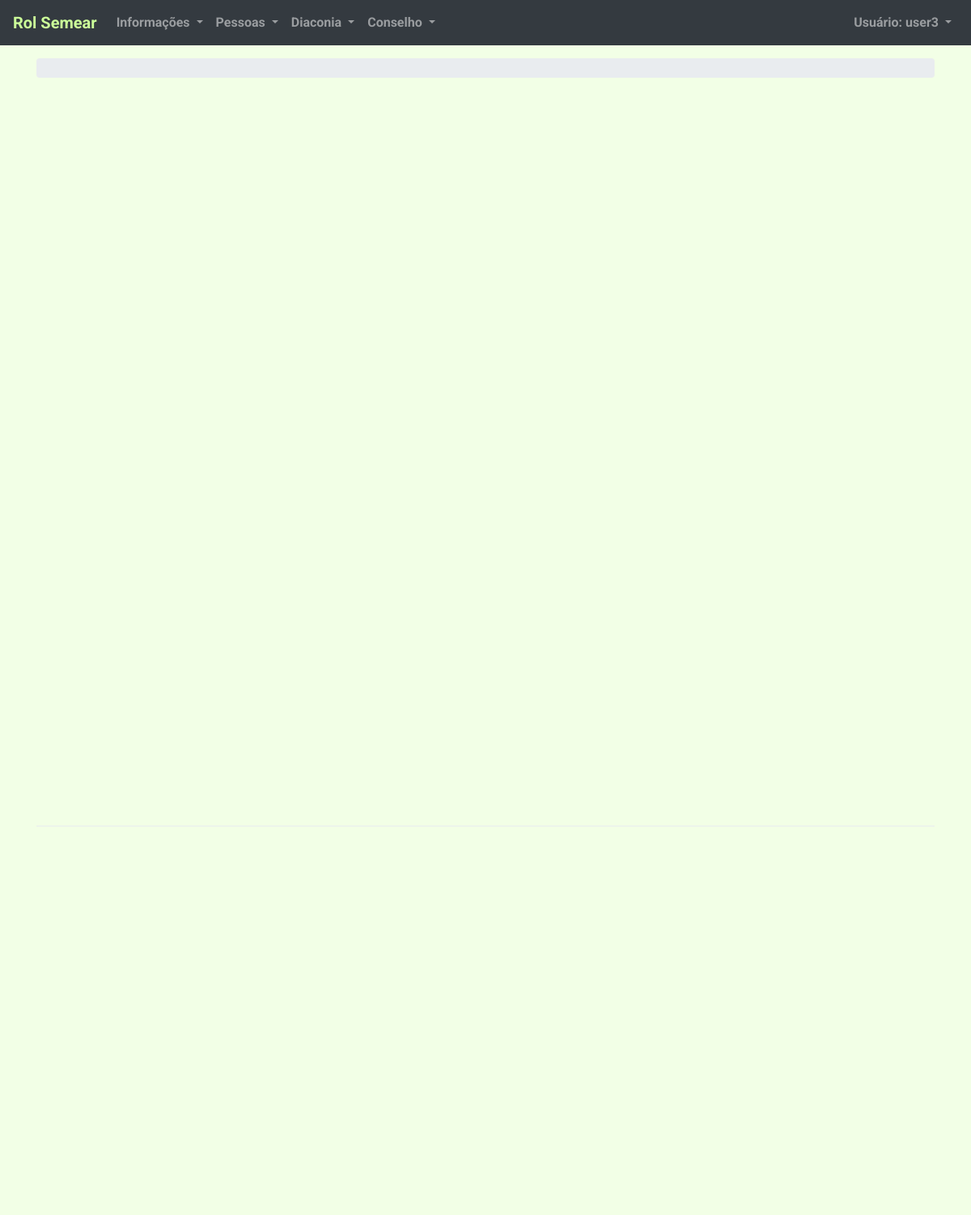
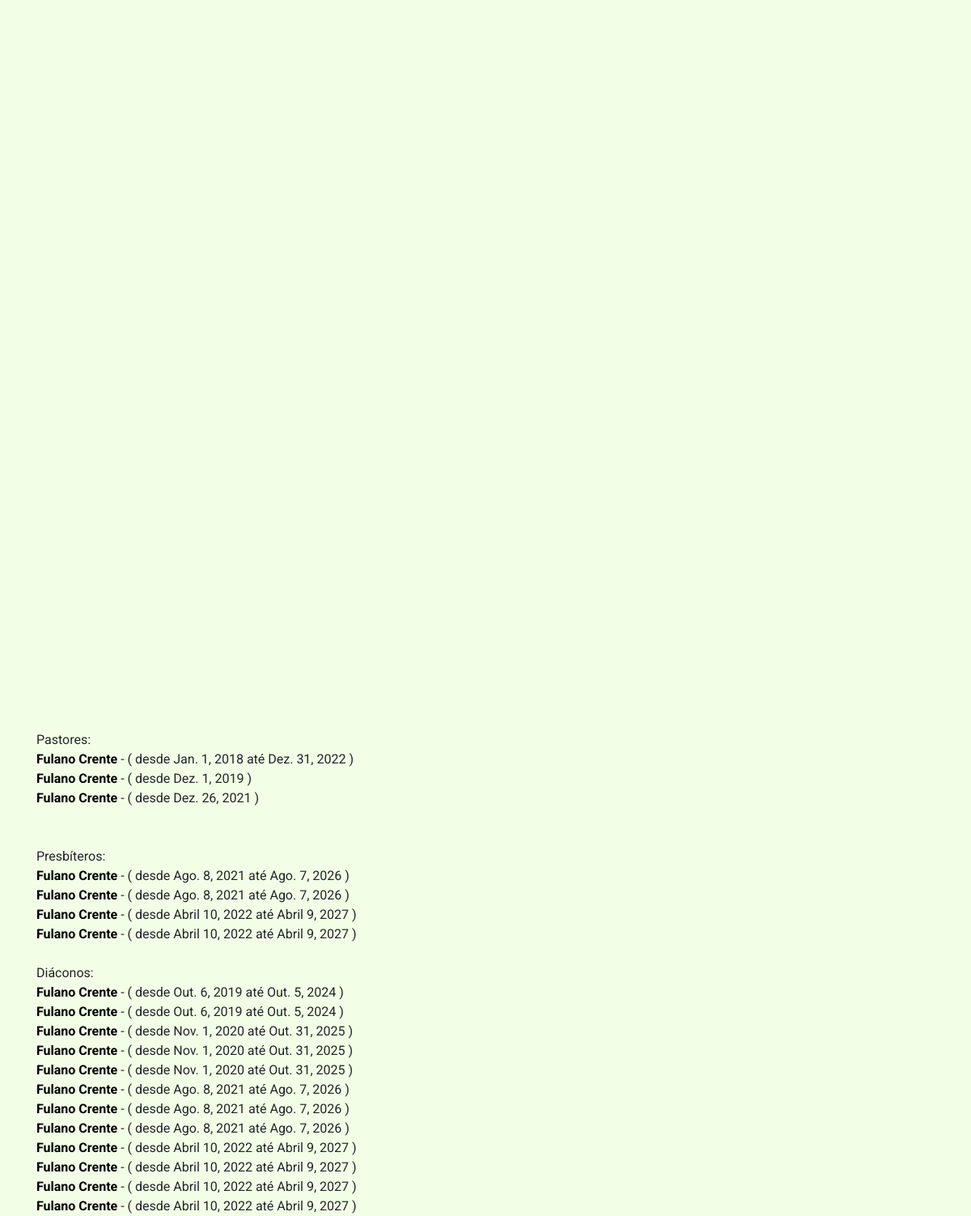
Screenshot of / (signed in) with the database file from the repository (2 pictures, top to bottom).
### rol/models.py (models this page shows, shortened)
class Oficialato(models.Model):
    pessoa = models.ForeignKey(Pessoa, related_name='oficial', on_delete=models.DO_NOTHING)
    cargo_atual = models.CharField(max_length=256, choices=[
                                                ('diacono','Diácono'),
                                                ('diacono_disp','Diácono em disponibilidade'),
                                                ('pastor_aux','Pastor Auxiliar'),
                                                ('pastor_evang','Pastor Evangelista'),
                                                ('pastor_titular','Pastor Titular'),
                                                ('presbitero','Presbítero'),
                                                ('presbitero_disp','Presbítero em disponibilidade'),
                                                ('presb_diac_disp','Presbítero/Diácono em disponibilidade'),
                                                ('licenciado','Licenciado'),
                                            ])
    data_inicio_mandato = models.DateField(null=True,blank=True)
    data_fim_mandato = models.DateField(null=True,blank=True)
    ordenacao_historico = models.CharField(max_length=256,  choices=[
                                                ('diaconato','Diaconato'),
                                                ('diaconato_presbiterato','Diaconato e Presbiterato'),
                                                ('diaconato_pastorado','Diaconato e Pastorado'),
                                                ('diaconato_presbiterato_pastorado','Diaconato, Presbiterato e Pastorado'),
                                                ('pastorado','Pastorado'),
                                                ('presbiterato','Presbiterato'),
                                                ('presbiterato_pastorado','Presbiterato e Pastorado'),
                                            ])
    ativo = models.BooleanField(default=False)

class Pessoa(models.Model):
    def pic_pessoa_id(self, filename):
        return 'pics/{0}'.format(self.id)
    nome = models.CharField(max_length=256)
    nome_ascii = models.CharField(max_length=256, null=True,blank=True)
    apelido = models.CharField(max_length=256, null=True,blank=True)
    sexo = models.CharField(max_length=1, choices=[('M','Masculino'),('F','Feminino')], null=True,blank=True)
    comungante = models.NullBooleanField(null=True,blank=True)
    categoria = models.ForeignKey(Categoria, related_name='pessoas', null=True,blank=True, on_delete=models.DO_NOTHING)
    foto = models.ImageField(upload_to=pic_pessoa_id, null=True,blank=True)
    pai = models.ForeignKey('self', related_name='filhos_p', null=True,blank=True, on_delete=models.DO_NOTHING)
    mae = models.ForeignKey('self', related_name='filhos_m', null=True,blank=True, on_delete=models.DO_NOTHING)
    chefe_familia = models.ForeignKey('self', related_name='membros_da_familia', null=True,blank=True, on_delete=models.DO_NOTHING)
    pai_biologico = models.ForeignKey('self', related_name='filhos_biologicos_p', null=True,blank=True, on_delete=models.DO_NOTHING)
    mae_biologica = models.ForeignKey('self', related_name='filhos_biologicos_m', null=True,blank=True, on_delete=models.DO_NOTHING)
    data_nascimento = models.DateField(null=True,blank=True)
    data_falecimento = models.DateField(null=True,blank=True)
    forma_admissao_pretendida = models.ForeignKey(TipoAdmissao, related_name='pessoas', null=True,blank=True, on_delete=models.DO_NOTHING)
    entrevista_admissao_realizada = models.NullBooleanField(null=True,blank=True)
    carta_transferencia_requisitada = models.NullBooleanField(null=True,blank=True)
    cpf = models.CharField(max_length=14, null=True,blank=True)
    rg = models.CharField(max_length=30, null=True,blank=True)
    estado_civil = models.ForeignKey(TipoEstadoCivil, related_name='pessoas', null=True,blank=True, on_delete=models.DO_NOTHING)
    conjuge = models.ForeignKey('self', related_name='pessoa_conjuge', null=True,blank=True, on_delete=models.DO_NOTHING)
    nao_conjuge = models.ForeignKey('self', related_name='pessoa_nao_conjuge', null=True,blank=True, on_delete=models.DO_NOTHING)
    estado_civil_complemento = models.ForeignKey(TipoEstadoCivilComplemento, related_name='pessoas', null=True,blank=True, on_delete=models.DO_NOTHING)
    data_inicio_relacionamento = models.DateField(null=True,blank=True)
    igreja_origem = models.ForeignKey(Igreja, related_name='pessoas', null=True,blank=True, on_delete=models.DO_NOTHING)
    batismo_quando = models.CharField(max_length=256, null=True,blank=True)
    batismo_onde = models.CharField(max_length=256, null=True,blank=True)
    profissao_fe_quando = models.CharField(max_length=256, null=True,blank=True)
    profissao_fe_onde = models.CharField(max_length=256, null=True,blank=True)
    razoes_pedido_admissao = models.TextField(null=True,blank=True)
    observacoes_legado = models.TextField(null=True,blank=True)
    data_pedido_admissao = models.DateField(null=True,blank=True)
    tem_filhos = models.NullBooleanField(null=True,blank=True)
    naturalidade = models.CharField(max_length=256, null=True,blank=True)
    data_update = models.DateField(null=True,blank=True)
    user_update = models.ForeignKey(User, related_name='atualizado_por', null=True, blank=True, on_delete=models.DO_NOTHING)
    rol = models.ForeignKey(Rol, related_name='pessoas_rol', on_delete=models.DO_NOTHING)
    talentos = models.ManyToManyField(Talento,related_name='banco_talentos')
    def __str__(self):
        return self.nome
    class Meta:
        ordering = ['nome_ascii']

### rol/views/informacoes.py (the view, shortened to what this page needs)
# urls.py: url(r'^$', views.home, name='home'),
@login_required
def home(request):
    pastores = Oficialato.objects.filter(ativo=True).filter(cargo_atual__in=['pastor_aux', 'pastor_evang', 'pastor_titular'])
    licenciados = Oficialato.objects.filter(ativo=True).filter(cargo_atual__in=['licenciado'])
    presbiteros = Oficialato.objects.filter(ativo=True).filter(cargo_atual='presbitero')
    diaconos = Oficialato.objects.filter(ativo=True).filter(cargo_atual='diacono')
    tempo = datetime.now() - relativedelta(weeks=6)
    matutino = TurmaFrequencia.objects.get(pk = 1)#matutino
    noturno = TurmaFrequencia.objects.get(pk = 3)#noturno
    f_matutino = Frequencia.objects.filter(turma=matutino,data__gte=tempo).order_by('data')
    freq = []
    tempo_anual = datetime.now() - relativedelta(years=1)
    f_matutino_anual = Frequencia.objects.filter(turma=matutino,data__gte=tempo_anual).order_by('data')
    turmas_ebd = TurmaFrequencia.objects.filter(Q(tipo = 'ebd')|Q(tipo = 'ebdi'))
    freq_anual = []
    for f in f_matutino_anual:
        f.matutino = f.quantidade
        f.dia = f.data.strftime("%d/%m")
        try:
            f_n = Frequencia.objects.get(turma=noturno,data=f.data)
            f.noturno = f_n.quantidade
        except:
            f.noturno = 0
        try:
            fs_ebds = Frequencia.objects.filter(turma__in=turmas_ebd,data=f.data)
            f.ebds = 0
            for x in fs_ebds:
                try:
                    f.ebds = f.ebds+x.quantidade
                except:
                    pass
        except:
            f.ebds = 0
        freq_anual.append(f)
    tempo_ebd = datetime.now() - relativedelta(weeks=4)
    turmas = TurmaFrequencia.objects.filter(tipo = 'ebd').filter( dt_inicio__lte=date.today()).exclude(dt_fim__lte=date.today()).order_by('-id')
    domingos = Frequencia.objects.distinct().filter(turma_id = 5,data__gte=tempo_ebd).order_by('data')
    turmas_i = TurmaFrequencia.objects.filter(tipo = 'ebdi').filter( dt_inicio__lte=date.today()).exclude(dt_fim__lte=date.today()).order_by('-id')
    domingos_i = Frequencia.objects.distinct().filter(turma_id = 6,data__gte=tempo_ebd).order_by('data')
    atas = Ata.objects.all().order_by('data');
    progresso_membresia = []
    datas_membresia = []
    membresia_total = 0
    for ata in atas:
        try:
            admissoes = ata.admitidos.count()
            demissoes = ata.demitidos.count()
            if(1):
                membresia_total = membresia_total + admissoes - demissoes
                ata.data_formatada = ata.data.strftime("%d/%m/%y")
                ata.membresia_total=membresia_total
                progresso_membresia.append(ata)
        except:
            pass
    return render(request, 'home.html', {'progresso_membresia':progresso_membresia,'freq_anual': freq_anual,'freq': freq,'turmas':turmas,'domingos':domingos,'turmas_i':turmas_i,'domingos_i':domingos_i, 'pastores':pastores, 'licenciados':licenciados, 'presbiteros':presbiteros,'diaconos':diaconos})

### templates/home.html (shortened to what this page needs)
{% extends 'base.html' %}
{% block content %}
 <div id="comparativo_cultos_anual" style=" width: 100%; min-height: 450px;"></div>
 <div id="freq_cultos" style=" width: 100%; min-height: 450px;"></div>
<div class="dropdown-divider"></div>
 <div id="freq_ebd" style=" width: 100%; min-height: 450px;"></div>
 <div id="freq_ebdi" style=" width: 100%; min-height: 450px;"></div>
 <div id="membresia" style=" width: 100%; min-height: 450px;"></div>
 <br>
 Pastores:<br>
 {% for p in pastores %}
 {% if perms.rol.add_pessoa %}<a class="loadme" href="{% url 'pessoa' p.pessoa.pk %}">{% endif %} {{p.pessoa}} {% if perms.rol.add_pessoa %}</a>{% endif %}- ( {% if p.data_inicio_mandato is not None %}desde {{p.data_inicio_mandato}} {% endif %} {% if p.data_fim_mandato is not None %}até {{p.data_fim_mandato}} {% endif %})<br>
 {% endfor %}
 <br>
 <br>
 Presbíteros:<br>
 {% for p in presbiteros %}
 {% if perms.rol.add_pessoa %}<a class="loadme" href="{% url 'pessoa' p.pessoa.pk %}">{% endif %} {{p.pessoa}} {% if perms.rol.add_pessoa %}</a>{% endif %}- ( {% if p.data_inicio_mandato is not None %}desde {{p.data_inicio_mandato}} {% endif %} {% if p.data_fim_mandato is not None %}até {{p.data_fim_mandato}} {% endif %})<br>
 {% endfor %}
 <br>
 Diáconos:<br>
 {% for p in diaconos %}
 {% if perms.rol.add_pessoa %}<a class="loadme" href="{% url 'pessoa' p.pessoa.pk %}">{% endif %} {{p.pessoa}} {% if perms.rol.add_pessoa %}</a>{% endif %}- ( {% if p.data_inicio_mandato is not None %}desde {{p.data_inicio_mandato}} {% endif %} {% if p.data_fim_mandato is not None %}até {{p.data_fim_mandato}} {% endif %})<br>
 {% endfor %}
{% endblock %}

### templates/base.html (shortened to what this page needs)
{% load static %}<!DOCTYPE html>
<html>
  <head>
    <link rel="stylesheet" href="{% static 'css/bootstrap.min.css' %}">
    <link rel="stylesheet" href="{% static 'css/app.css' %}">
    <link rel="stylesheet" href="{% static 'css/datepicker.min.css' %}">
    <link rel="stylesheet" href="{% static 'css/select2.min.css' %}">
  </head>
  {% if user.is_authenticated %}
  <body>
    {% block body %}
    <nav class="navbar navbar-expand-md navbar-dark fixed-top bg-dark">
      <a class="navbar-brand loadme" href="{% url 'home' %}" style="color: #ccff99;">Rol Semear</a>
      <div class="collapse navbar-collapse" id="navbarCollapse">
        <ul class="navbar-nav mr-auto">
          <li class="nav-item">
            <ul class="navbar-nav ml-auto">
              <li class="nav-item dropdown">
                <a class="nav-link dropdown-toggle" href="#" id="boletimMenu" data-toggle="dropdown" aria-haspopup="true" aria-expanded="false">
                  Informações
                </a>
              </li>
            </ul>
          </li>
          {% if perms.rol.add_pessoa %}
          <li class="nav-item active">
            <ul class="navbar-nav ml-auto">
              <li class="nav-item dropdown">
                <a class="nav-link dropdown-toggle" href="#" id="pessoasMenu" data-toggle="dropdown" aria-haspopup="true" aria-expanded="false">
                  Pessoas
                </a>
              </li>
            </ul>
          </li>
          <li class="nav-item active">
            <ul class="navbar-nav ml-auto">
              <li class="nav-item dropdown">
                <a class="nav-link dropdown-toggle" href="#" id="pessoasMenu" data-toggle="dropdown" aria-haspopup="true" aria-expanded="false">
                  Diaconia
                </a>
              </li>
            </ul>
          </li>
          {% endif %}
          {% if perms.rol.add_ata %}
          <li class="nav-item">
            <ul class="navbar-nav ml-auto">
              <li class="nav-item dropdown">
                <a class="nav-link dropdown-toggle" href="#" id="conselhoMenu" data-toggle="dropdown" aria-haspopup="true" aria-expanded="false">
                  Conselho
                </a>
              </li>
            </ul>
          </li>
          {% endif %}
        </ul>
        <ul class="navbar-nav ml-auto">
          <li class="nav-item dropdown">
            <a class="nav-link dropdown-toggle" href="#" id="userMenu" data-toggle="dropdown" aria-haspopup="true" aria-expanded="false">
              Usuário: {{ user.username }}
            </a>
          </li>
        </ul>
      </div>
    </nav>
    <div class="container">
      <ol class="breadcrumb">
      </ol>
      {% block content %}
      {% endblock %}
    </div>
  {% endblock body %}
  </body>
  {% endif %}
</html>

### static/css/app.css (style rules this page uses)
a { font-weight: bold; }
a:link { color: black; text-decoration: none; }
body { min-height: 75rem; padding-top: 4.5rem; background-color: #f2ffe6; font-family: "Roboto", sans-serif; }

### rows the page displays
Oficialato: pessoa "Fulano Crente", data_inicio_mandato "Jan. 1, 2018", data_fim_mandato "Dez. 31, 2022"
Oficialato: pessoa "Fulano Crente", data_inicio_mandato "Dez. 1, 2019"
Oficialato: pessoa "Fulano Crente", data_inicio_mandato "Dez. 26, 2021"
Oficialato: pessoa "Fulano Crente", data_inicio_mandato "Ago. 8, 2021", data_fim_mandato "Ago. 7, 2026"
Oficialato: pessoa "Fulano Crente", data_inicio_mandato "Ago. 8, 2021", data_fim_mandato "Ago. 7, 2026"
Oficialato: pessoa "Fulano Crente", data_inicio_mandato "Abril 10, 2022", data_fim_mandato "Abril 9, 2027"
Oficialato: pessoa "Fulano Crente", data_inicio_mandato "Abril 10, 2022", data_fim_mandato "Abril 9, 2027"
Oficialato: pessoa "Fulano Crente", data_inicio_mandato "Out. 6, 2019", data_fim_mandato "Out. 5, 2024"
Oficialato: pessoa "Fulano Crente", data_inicio_mandato "Out. 6, 2019", data_fim_mandato "Out. 5, 2024"
Oficialato: pessoa "Fulano Crente", data_inicio_mandato "Nov. 1, 2020", data_fim_mandato "Out. 31, 2025"
Oficialato: pessoa "Fulano Crente", data_inicio_mandato "Nov. 1, 2020", data_fim_mandato "Out. 31, 2025"
Oficialato: pessoa "Fulano Crente", data_inicio_mandato "Nov. 1, 2020", data_fim_mandato "Out. 31, 2025"
Oficialato: pessoa "Fulano Crente", data_inicio_mandato "Ago. 8, 2021", data_fim_mandato "Ago. 7, 2026"
Oficialato: pessoa "Fulano Crente", data_inicio_mandato "Ago. 8, 2021", data_fim_mandato "Ago. 7, 2026"
Oficialato: pessoa "Fulano Crente", data_inicio_mandato "Ago. 8, 2021", data_fim_mandato "Ago. 7, 2026"
Oficialato: pessoa "Fulano Crente", data_inicio_mandato "Abril 10, 2022", data_fim_mandato "Abril 9, 2027"
Oficialato: pessoa "Fulano Crente", data_inicio_mandato "Abril 10, 2022", data_fim_mandato "Abril 9, 2027"
Oficialato: pessoa "Fulano Crente", data_inicio_mandato "Abril 10, 2022", data_fim_mandato "Abril 9, 2027"
Oficialato: pessoa "Fulano Crente", data_inicio_mandato "Abril 10, 2022", data_fim_mandato "Abril 9, 2027"

### other values shown
{{ user.username }} "user3"
